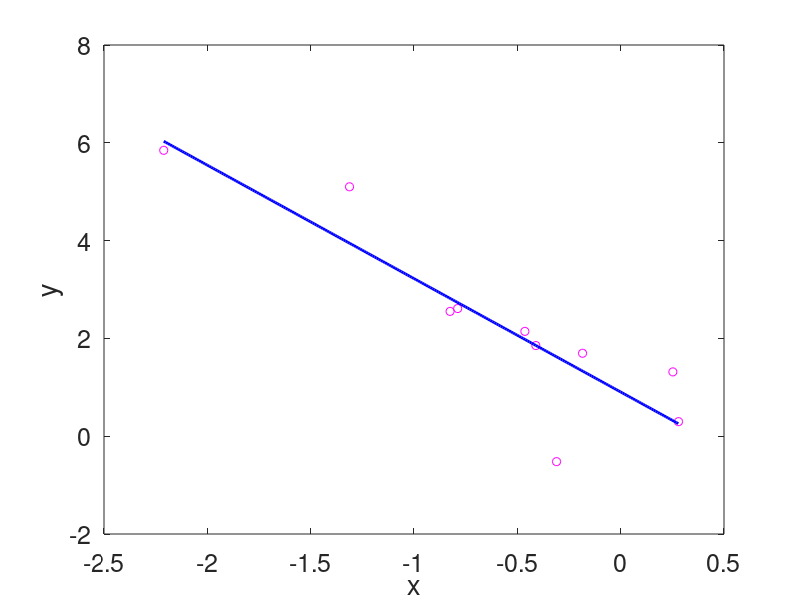

Recreate this plot in MATLAB.
clc
clear

m = 10;
xdata = randn(m,1);
ydata = -2*xdata + 1 + randn(size(xdata));

A = [sum(xdata.^2) sum(xdata); sum(xdata) m];
b = [sum(xdata.*ydata); sum(ydata)];
x = A\b;

xfit = min(xdata):0.01:max(xdata);
yfit = x(1)*xfit + x(2);

plot(xdata,ydata,'om',xfit,yfit,'-b','LineWidth',2);
xlabel('x')
ylabel('y')
set(gca,'FontSize',18);